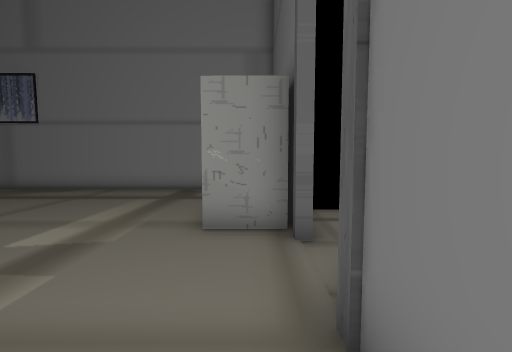
[1] (above)

16 first-person views from a walk through a scene from a Unity 3-D project. The camera is 1.3 m above the floor, tilts 4° down and sees 90° across. The floor is counted in squares, 1 m on a side. Each view is taken from the middle of a square. On the plan, view 1 faces up. The plan holds only what a view shows up to about 13 squares ahead; the rest is blank. The place goes on beyond the plan. The player is left out.

[2]
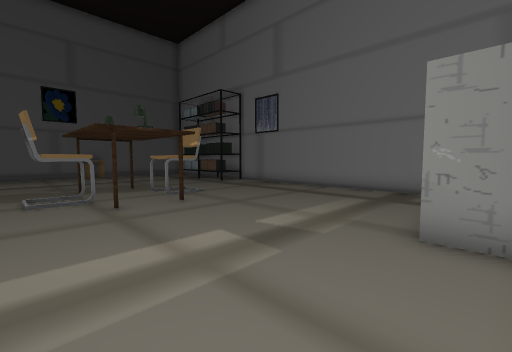

[3]
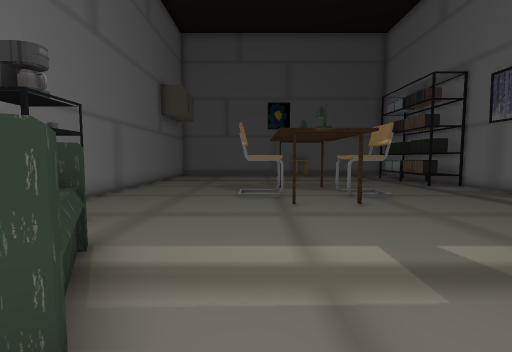

[4]
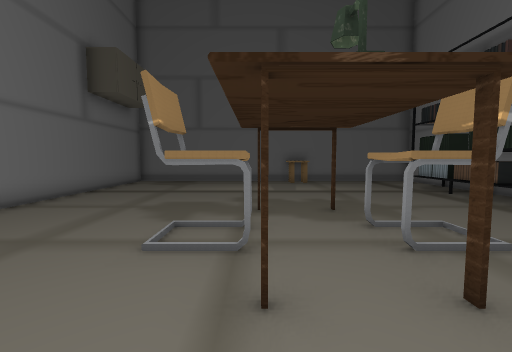

[5]
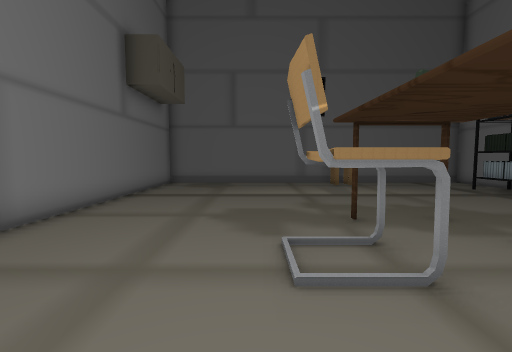

[6]
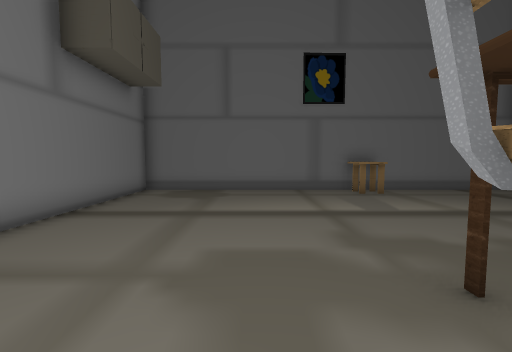

[7]
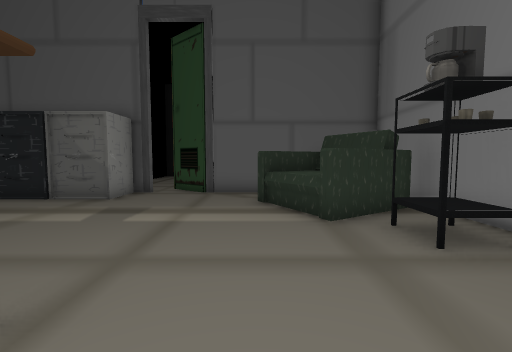

[8]
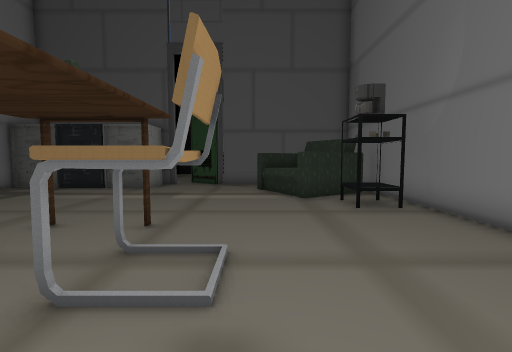

[9]
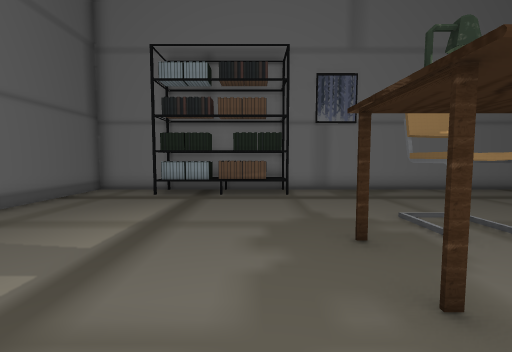

[10]
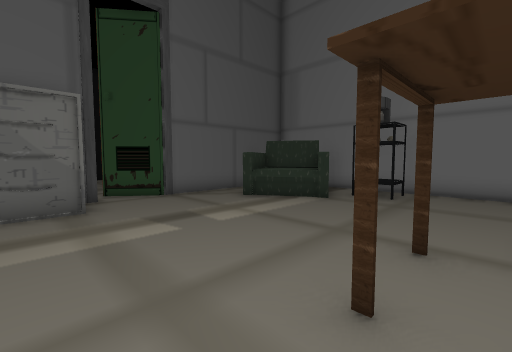

[11]
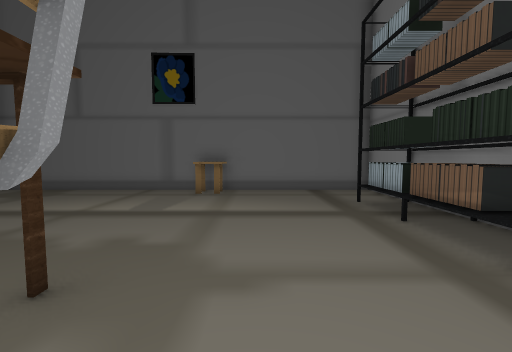

[12]
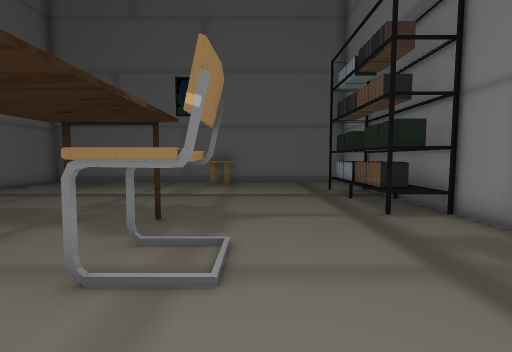

[13]
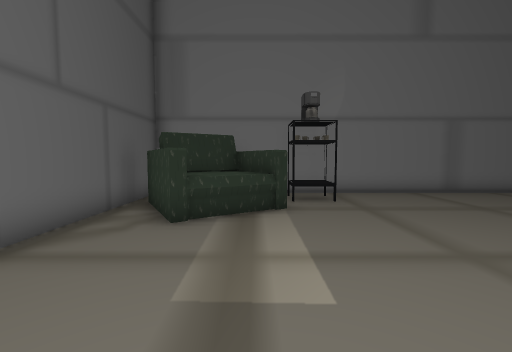

[14]
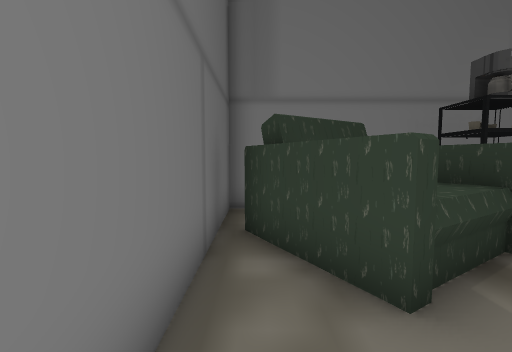

[15]
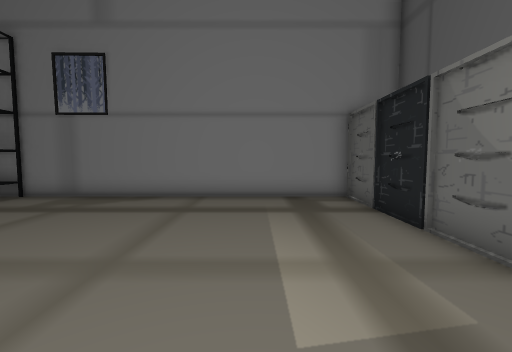

[16]
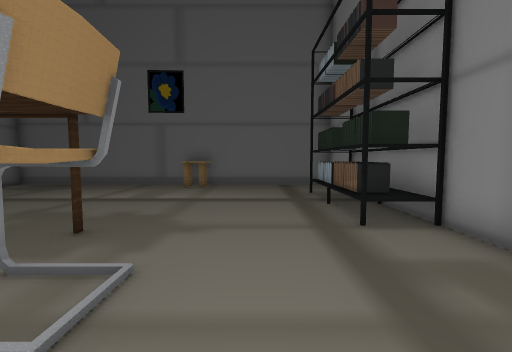

### Floor plan
Key: @ floor where view 1 was taken; # wall or solid block; x gap in a wall; . floor; O other object.
Columns run from 20 left of view 1 to 2 right of it. Each row starts with its distance up from view 1.
 11 ####################
 10 #...OOOOO..........#
  9 #...OOOOO..........O
  8 #..................#
  7 #..................#
  6 #..................####
  5 #O........OO.......###.
  4 #OO......OOO.O.......x.
  3 #....................OO
  2 #........OOO.O.......#
  1 #.........OO.........#
  0 #..................O@#
 -1 #................OOO.#
 -2 #...............OOOOO#
 -3 #..............OOOOOO#
 -4 #..............###O..#
 -5 ######################

Positions as (right, up) in squares from view 1, and headings:
1: (0, 0), facing up
2: (0, 0), facing up-left
3: (0, 1), facing left
4: (-5, 2), facing left
5: (-6, 0), facing left
6: (-9, 0), facing left
7: (-9, 0), facing right
8: (-12, 0), facing right
9: (-13, 0), facing up
10: (-8, 6), facing down-right
11: (-9, 6), facing left
12: (-6, 6), facing left
13: (-3, 5), facing down
14: (0, 2), facing down
15: (-4, 2), facing up
16: (-7, 7), facing left
